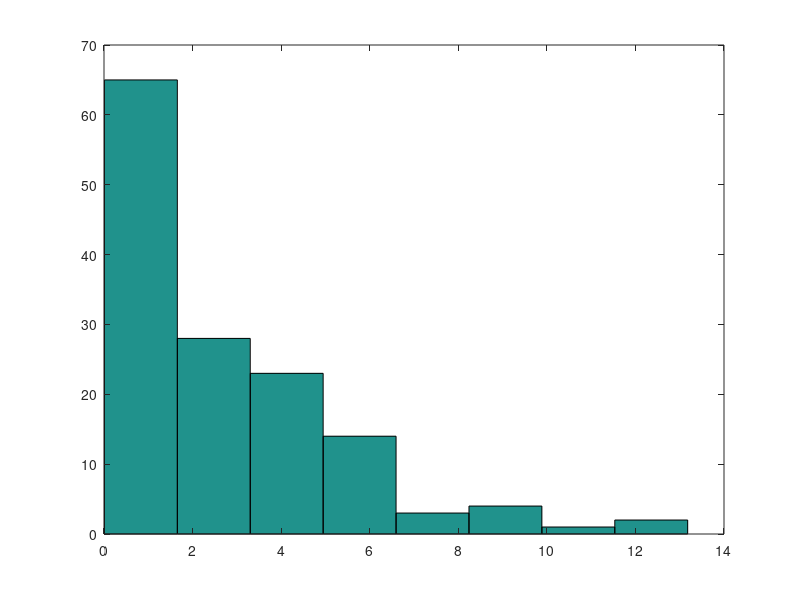

Here is the MATLAB script that generated this plot: (Note: this script raises an error after producing the figure.)
function Kettes

    alpha=0.01 ; 

    X= [0.65 4.03 3.04 5.47 0.90 0.75 1.81 1.21 0.25 0.97 3.68 6.54 1.55 1.61 1.37 5.01 0.01 2.91 2.26 1.04 1.08 3.50 5.27 9.02 0.38 2.88 0.22 1.63 0.81 1.83 5.43 6.05 0.36 0.76 3.70 3.83 0.41 13.18 3.36 1.53 0.14 1.56 1.70 2.13 3.40 1.68 5.62 0.08 7.08 0.22 1.08 2.69 3.38 0.06 2.27 5.13 0.19 5.35 0.25 0.19 0.38 3.31 0.03 3.40 3.72 1.86 2.70 0.39 7.26 0.80 8.37 3.97 0.10 0.25 1.30 0.05 0.09 6.58 9.96 8.36 1.09 0.52 3.10 2.10 6.43 5.15 0.92 1.57 0.78 0.34 1.64 0.17 2.15 0.37 2.93 3.89 6.89 0.74 2.86 3.81 0.52 3.27 3.53 0.77 0.18 0.92 5.01 1.18 2.96 3.39 1.07 2.36 0.35 2.21 0.82 12.72 0.24 9.71 0.69 4.81 1.03 4.65 3.95 4.70 1.72 2.90 4.91 1.37 1.65 3.95 0.48 4.78 2.43 3.29 1.27 1.90 1.36 0.10 2.59 5.69];
    n=length(X) ; 
    k=round(1+ log2(n)) ; 

    hist(X , k) ; 

    N=hist(X , k) ;

    x_min=min(X) ; 
    x_max=max(X) ; 
    x=linspace(x_min , x_max , k+1) ; 
    i=1:k ; 

    %Exponential ? 
    lambda = (n)/sum(X);
    
    fprintf("Parameter estimation: lambda = %f\n\n", lambda);
    p0=ContinuousCDF(x(i+1) , 'Exponential' , [lambda])-ContinuousCDF(x(i) , 'Exponential' , [lambda]) ;

    chi2value= sum( ((N - n .* p0).^2)./ (n .* p0));


    chi2_quantile = chi2inv(1-alpha , k-2) ;

    if(chi2value < chi2_quantile) 
        disp("! Exponential eloszlasu !") ; 
        p0
        fprintf("chi2value = %f\n", chi2value);
        fprintf("chi2_quantile = %f\n\n", chi2_quantile);
    else
        disp("Hibas nullhipotezis , NEM Exponential eloszlasu !") ;
    end
end

